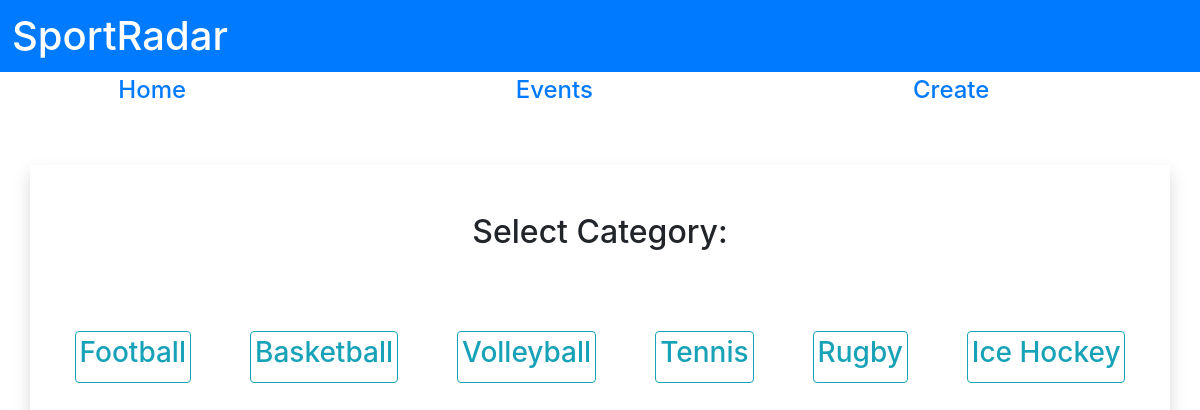
Page /sportradar/sport on the committed database.
### tables this page shows
CREATE TABLE `category` (
  `category_name` varchar(45) DEFAULT NULL,
  `id` int(10) UNSIGNED NOT NULL
);

### sportradar/controllers/Controller.php (called while the page is built)
<?php
include './models/Core.php';
class Controller extends Core
{
	public static function CreateView($view){
		require_once("views/".$view.".php");
	}
}
?>

### sportradar/routes/routes.php (called while the page is built, shortened)
<?php
require_once 'controllers/Controller.php';
Route::set('sport', function(){
	Category::category_show();
	Team::CreateView('create/sport');
});
?>

### sportradar/models/Core.php (called while the page is built, shortened)
<?php
class Core {
  private static $db_name = 'sport_events';
	private static $db_user = 'root';
	private static $db_pass = '';
	private static $db_host = 'localhost';
  private static $conn;
  private static function connection() {
		self::$conn = new mysqli( self::$db_host, self::$db_user, self::$db_pass, self::$db_name );
	}
	protected static function read($table, $join='',  $fields='*',$where='' ){
		$sql = "SELECT ".$fields." FROM ".$table." ".$join." ".$where." ;";
		$result = self::$conn->query($sql);
    if($result->num_rows == 0){
      $res = null;
    }else{
      $res = $result->fetch_all(MYSQLI_ASSOC);
    }
    return $res;
	}
}
?>

### sportradar/controllers/Category.php (called while the page is built, shortened)
<?php
class Category extends Controller
{
	public static $categories;
	public static function category_show(){
		$table = 'category';
		self::$categories = self::read($table);
		return self::$categories;
	}
}
 ?>

### sportradar/views/create/sport.php (the view)
<?php $category = Category::$categories; ?>
<h2 class="text-center p-4">Select Category:</h2>
<div class="d-flex justify-content-around ">
	<?php foreach ($category as $key => $value): ?>
		<div class="my-5 border p-1 border-info rounded">
			<h3>
				<a href="event/<?= $value['category_name']; ?>" class="text-info">
					<?= $value['category_name']; ?>
				</a>
			</h3>
		</div>
	<?php endforeach; ?>
</div>

### rows in the picture
category: category_name "Football"
category: category_name "Basketball"
category: category_name "Volleyball"
category: category_name "Tennis"
category: category_name "Rugby"
category: category_name "Ice Hockey"
